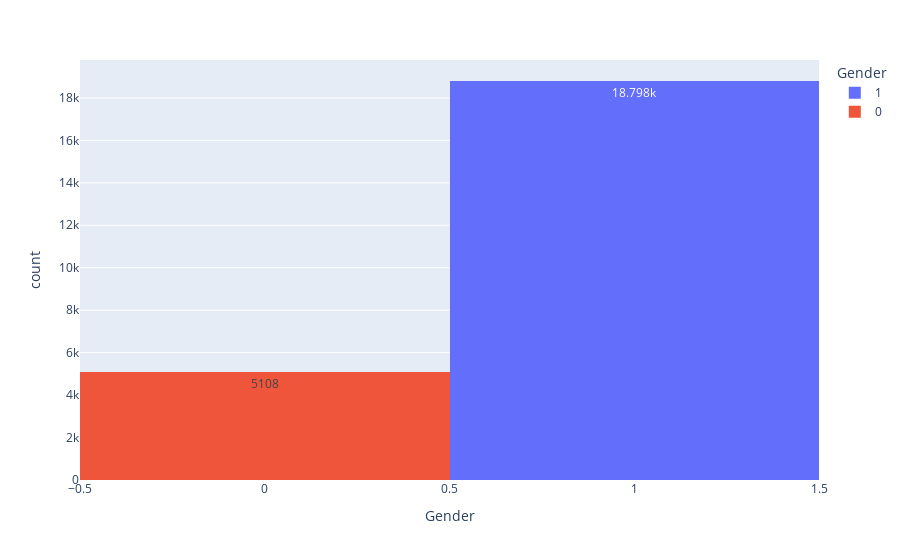

Source (notebook cell):
### Code cell
px.histogram(df, "Gender", color="Gender", text_auto=True)

### Figure 1 — Plotly figure (JSON) as saved in the notebook; plotly's stock layout.template omitted (floating-point values rounded to 4 significant figures; data arrays with more than 128 entries replaced by an {"elided": "..."} marker saying what was removed)
{"data": [{"bingroup": "x", "hovertemplate": "Gender=%{x}<br>count=%{y}<extra></extra>", "legendgroup": "1", "marker": {"color": "#636efa", "pattern": {"shape": ""}}, "name": "1", "orientation": "v", "showlegend": true, "texttemplate": "%{value}", "type": "histogram", "x": {"elided": "18798 int values"}, "xaxis": "x", "yaxis": "y"}, {"bingroup": "x", "hovertemplate": "Gender=%{x}<br>count=%{y}<extra></extra>", "legendgroup": "0", "marker": {"color": "#EF553B", "pattern": {"shape": ""}}, "name": "0", "orientation": "v", "showlegend": true, "texttemplate": "%{value}", "type": "histogram", "x": {"elided": "5108 int values"}, "xaxis": "x", "yaxis": "y"}], "layout": {"barmode": "relative", "legend": {"title": {"text": "Gender"}, "tracegroupgap": 0}, "margin": {"t": 60}, "xaxis": {"anchor": "y", "categoryarray": [1, 0], "categoryorder": "array", "domain": [0, 1], "title": {"text": "Gender"}}, "yaxis": {"anchor": "x", "domain": [0, 1], "title": {"text": "count"}}}}
